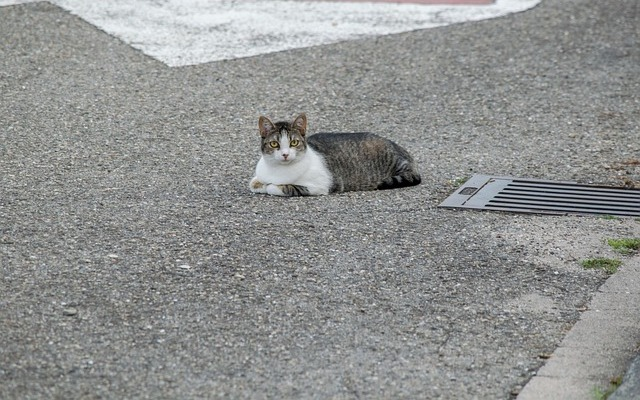
#> input picture Practical3/cat-road_640.jpg, 640 x 400 px
$ jupyter execute --allow-errors Practical3.ipynb   (shell and % lines are left out)
#> lines starting #> are read from the running program, lines starting #| are printed output that depends on the picture; after the words box and inside, x2 and y2 are one past the last pixel; in counts of white or black regions, pixels touching at a corner belong together
[cell 1]
import numpy as np
from scipy.sparse import csc_matrix
from scipy.sparse.linalg import spsolve
import cv2

import matplotlib.pyplot as plt

## 1 Select a grayscale image

[cell 2]
src_image = plt.imread('cat-road_640.jpg')
#> src_image is the input picture: shape (400, 640, 3); mean R, G, B 143.6, 145.2, 144
dst_image = plt.imread('cat-street_640.jpg')
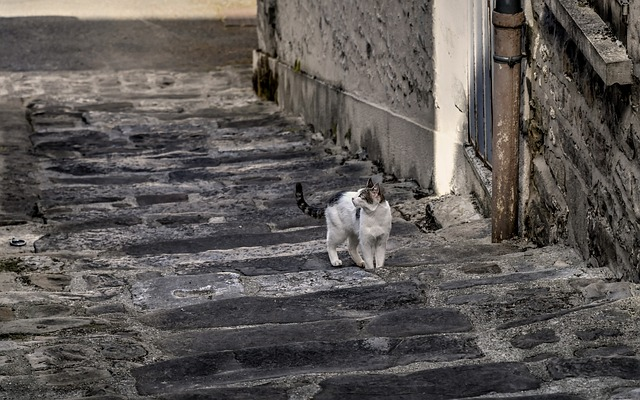
#> input picture Practical3/cat-street_640.jpg, 640 x 400 px
#> dst_image is the input picture: shape (400, 640, 3); mean R, G, B 92.7, 88.1, 85.2

#src_image = plt.imread('snow.jpg')
#dst_image = plt.imread('pine.jpg')

src_image = src_image.astype(np.float32) / 255.
dst_image = dst_image.astype(np.float32) / 255.

height, width, ch = src_image.shape
#> height = 400; width = 640; ch = 3

fig, ax = plt.subplots(2, 1)
ax[0].imshow(src_image)
ax[1].imshow(dst_image)
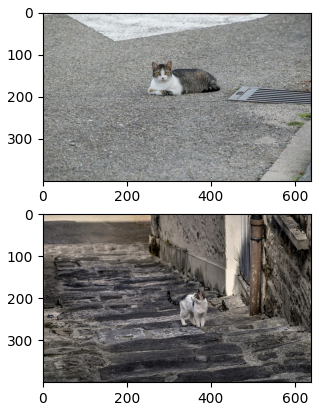
#> figure drawn by matplotlib, 2 panels

[cell 3]
src_image_gray = np.mean(src_image, axis=2)
dst_image_gray = np.mean(dst_image, axis=2)

fig, ax = plt.subplots(2, 1)
ax[0].imshow(src_image_gray, cmap='gray')
ax[1].imshow(dst_image_gray, cmap='gray')

[cell 4]
# [9 lines left out: function constructMaskImage, not called in this run]

[cell 5]
def readMaskImage(mask_path):
#> called with mask_path = 'mask.jpg'
    mask_image = plt.imread(mask_path)
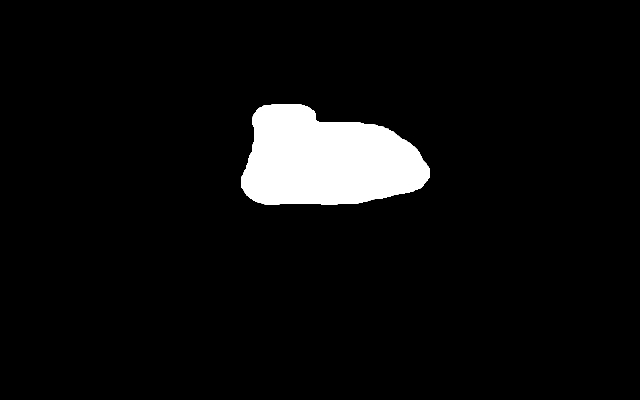
#> input picture Practical3/mask.jpg, 640 x 400 px
#> mask_image is the input picture: shape (400, 640, 3); min 0, max 255, mean 14.2
    mask_image = np.mean(mask_image, axis=2)
#> mask_image: shape (400, 640) float64
    threshold = np.mean(mask_image)
#> threshold = 14.19
    mask_image01 = np.zeros(mask_image.shape)
    mask_image01[mask_image > threshold] = 1

    return mask_image01.astype(np.int32)

[cell 6]
mask_rev1 = np.array([
    [100, 80],
    [80, 120],
    [100, 210],
    [290, 210],
    [280, 120],
    [270, 70],
    [150, 50]
])

mask_rev3 = np.array([
    [350, 270],
    [350, 300],
    [380, 320],
    [400, 250],
    [370, 240],
])

mask_rev2 = np.array([
    [30, 80],
    [20, 150],
    [40, 160],
    [70, 100],
    [50, 60],
])

mask_rev = np.array([
    [120, 230],
    [100, 270],
    [110, 420],
    [200, 430],
    [220, 260],
    [200, 230],
])

#mask_image = constructMaskImage(mask_rev, src_image_gray.shape)
mask_image = readMaskImage('mask.jpg')

masked_image = src_image_gray.copy().astype(np.float32)
masked_image *= mask_image.astype(np.float32)
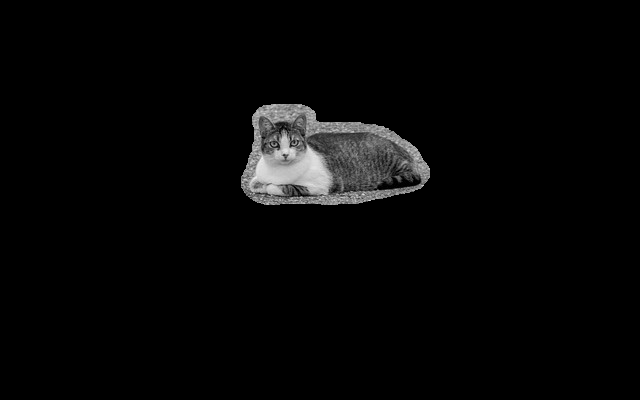
#> masked_image: shape (400, 640) float32; min 0, max 0.944, mean 0.0262
plt.imshow(masked_image, cmap='gray')
plt.show()

[cell 7]
plt.imshow(mask_image, cmap='gray')
plt.show()
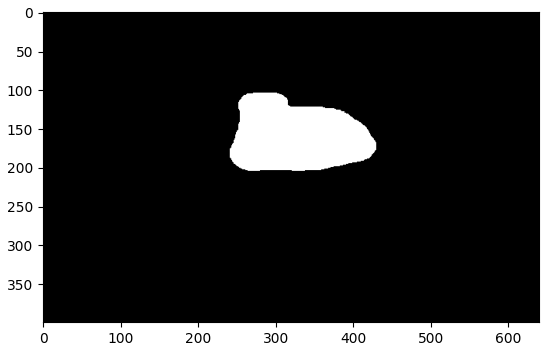
#> figure drawn by matplotlib, 1 panel

[cell 8]
# [60 lines left out: functions atBoundary, constructEqn1, constructSeamlessEqn1, not called in this run]

[cell 9]
def constructEqn(src_image, mask_image, dst_image, shift=(0, 0)):
#> called with shift = (0, 0)
    height, width = mask_image.shape
#> height = 400; width = 640
    pixel_num = np.sum(mask_image)
#> pixel_num = 14266
    A = np.zeros((pixel_num, pixel_num))
    b = np.zeros((pixel_num,))
#> b = 14266 values from 0 to 0
    idx = np.vstack(np.where(mask_image==1)).T
#> idx = 14266 pairs, first value 104 to 204, second value 241 to 429
    idx_image = mask_image.copy()
#> idx_image: shape (400, 640) int32; values 0 (black) and 1 (white), 5.6% white; 1 white region, box (x1, y1, x2, y2) and area: (241, 104, 430, 205) 14266
    si, sj = shift
    for n, (i, j) in enumerate(idx):
        idx_image[i, j] = n
#> this loop made 14266 passes
#> (i, j) on passes 1 to 3: (104, 271), (104, 272), (104, 273)
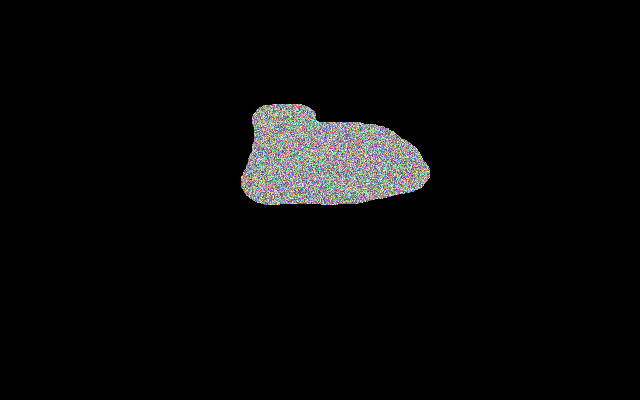
#> idx_image: shape (400, 640) int32; 14266 distinct labels, from 0 to 14265; one colour per label, 0 black
    for i, j in idx:
        n = idx_image[i, j]
        d = [(i + 1, j), (i - 1, j), (i, j + 1), (i, j - 1)]
        for h, w in d:
            if 0 <= h < height and 0 <= w < width:
                A[n, n] += 1
                #b[n] += src_image[i, j] - src_image[h, w]
                if mask_image[h, w] == 1:
                    A[n, idx_image[h, w]] = -1
                else:
                    b[n] += dst_image[h + si, w + sj]
#> this loop made 14266 passes
#> (i, j, d) on passes 1 to 3: (104, 271, [(105, 271), (103, 271), (104, 272), (104, 270)]), (104, 272, [(105, 272), (103, 272), (104, 273), (104, 271)]), (104, 273, [(105, 273), (103, 273), (104, 274), (104, 272)])
#> after the loop, b = 14266 values, max 1.37 at index 14265, min 0 at index 39, mean 0.0145

    return A, b, idx

[cell 10]
def constructSeamlessEqn(src_image, mask_image, dst_image, shift=(0, 0)):
    height, width = mask_image.shape
    pixel_num = np.sum(mask_image)
    A = np.zeros((pixel_num, pixel_num))
    b = np.zeros((pixel_num,))
    idx = np.vstack(np.where(mask_image==1)).T
    idx_image = mask_image.copy()
    si, sj = shift
    for n, (i, j) in enumerate(idx):
        idx_image[i, j] = n
    for i, j in idx:
        n = idx_image[i, j]
        d = [(i + 1, j), (i - 1, j), (i, j + 1), (i, j - 1)]
        for h, w in d:
            if 0 <= h < height and 0 <= w < width:
                A[n, n] += 1
                b[n] += src_image[i, j] - src_image[h, w]
                if mask_image[h, w] == 1:
                    A[n, idx_image[h, w]] = -1
                else:
                    b[n] += dst_image[h + si, w + sj]

    return A, b, idx

[cell 11]
# [28 lines left out: function constructSeamlessMGDEqn, not called in this run]

[cell 12]
def constructColorChangeEqn(src_image, mask_image, scalar=1.0):
    height, width = mask_image.shape
    pixel_num = np.sum(mask_image)
    A = np.zeros((pixel_num, pixel_num))
    b = np.zeros((pixel_num,))
    idx = np.vstack(np.where(mask_image==1)).T
    idx_image = mask_image.copy()
    for n, (i, j) in enumerate(idx):
        idx_image[i, j] = n
    for i, j in idx:
        n = idx_image[i, j]
        d = [(i + 1, j), (i - 1, j), (i, j + 1), (i, j - 1)]
        for h, w in d:
            if 0 <= h < height and 0 <= w < width:
                A[n, n] += 1
                b[n] += (src_image[i, j] - src_image[h, w]) * scalar
                if mask_image[h, w] == 1:
                    A[n, idx_image[h, w]] = -1
                else:
                    b[n] += src_image[h, w]

    return A, b, idx

[cell 13]
A, b, idx = constructEqn(src_image_gray, mask_image, dst_image_gray)

[cell 14]
def cloneRegion(src_image, mask_image, dst_image, shift=(0, 0)):
    res_image = dst_image.copy()
    si, sj = shift
    #A, b, idx = constructEqn(src_image, mask_image, dst_image, shift)
    A, b, idx = constructSeamlessEqn(src_image, mask_image, dst_image, shift)
#> in constructSeamlessEqn, `pixel_num = np.sum(mask_image)`: pixel_num = 14266
    #A, b, idx = constructSeamlessMGDEqn(src_image, mask_image, dst_image, shift)
    csc_A = csc_matrix(A)
    x = spsolve(csc_A, b)
    print(np.allclose(A @ x, b))
    for n, (i, j) in enumerate(idx):
        res_image[i + si, j + sj] = x[n]

    return res_image

#> (a cell that did not finish here is left out)

#> (a cell that did not finish here is left out)

#> (a cell that did not finish here is left out)

#> call 2 of cloneRegion, with shift = (150, -150)
#> in cloneRegion (call 2), `res_image = dst_image.copy()`:
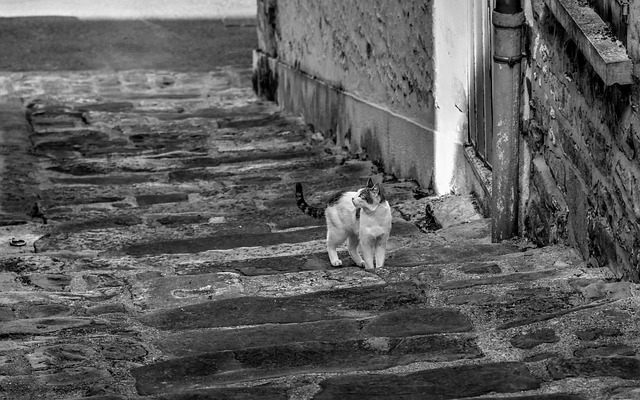
#> res_image: shape (400, 640) float32; min 0, max 1, mean 0.364
res_image_g = cloneRegion(src_image[:, :, 1], mask_image, dst_image[:, :, 1], (150, -150))
res_image_b = cloneRegion(src_image[:, :, 2], mask_image, dst_image[:, :, 2], (150, -150))
res_image = dst_image.copy()
res_image[:, :, 0] = res_image_r.clip(0, 1)
res_image[:, :, 1] = res_image_g.clip(0, 1)
res_image[:, :, 2] = res_image_b.clip(0, 1)

[cell 18]
plt.imshow(dst_image)

#> (a cell that did not finish here is left out)

[cell 20]
def changeColor(src_image, mask_image, scalars=(1.0, 1.0, 1.0)):
#> called with scalars = (1.2, 1.5, 0.9)
    res_image = src_image.copy()
    height, width, channels = src_image.shape
#> height = 400; width = 640; channels = 3
    for ch in range(channels):
        A, b, idx = constructColorChangeEqn(src_image[:, :, ch], mask_image, scalars[ch])
        csc_A = csc_matrix(A)
        x = spsolve(csc_A, b)
        print(np.allclose(A @ x, b))
        for n, (i, j) in enumerate(idx):
            res_image[i, j, ch] = x[n]
#> this loop made 1 pass
#> pixel_num in constructColorChangeEqn on pass 1: 14266

    return res_image.clip(0, 1)
